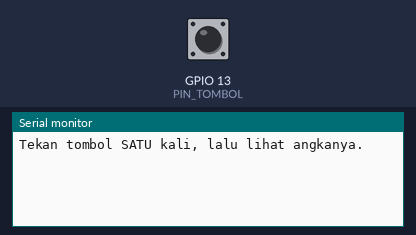
A sketch run on a simulated ESP32. Parts: the last lines printed to the serial monitor. Inputs (shaded band) come from the test bench; at power-on: GPIO 13 (PIN_TOMBOL) HIGH.

Above: at 1.2 s.
1.3 s: GPIO 13 (PIN_TOMBOL) pulled LOW for 0.15 s
At 2.5 s:
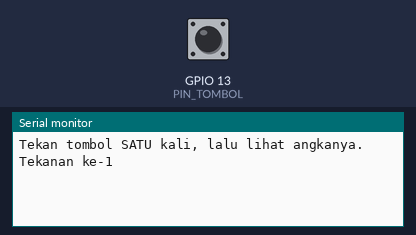
2.9 s: GPIO 13 (PIN_TOMBOL) pulled LOW for 1 s
At 3.8 s:
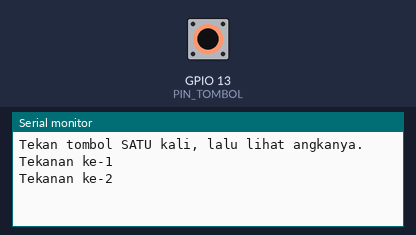
5.4 s: GPIO 13 (PIN_TOMBOL) pulled LOW for 0.15 s
At 6.9 s:
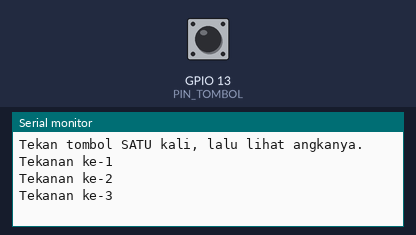

The sketch:

modul05_hitung_tekanan.ino
```cpp
// Modul 5 - Praktik 2.1: menghitung tekanan tombol TANPA debounce
// Tekan tombol di D13 satu kali, lalu lihat Serial Monitor.
// Sering kali satu tekanan terhitung lebih dari satu: itulah "pantulan" (bounce).

const int PIN_TOMBOL = 13;  // tombol manual (peta pin kanonik)

int keadaanLama = HIGH;  // keadaan tombol pada putaran loop() sebelumnya
int jumlahTekan = 0;

void setup() {
  Serial.begin(115200);
  pinMode(PIN_TOMBOL, INPUT_PULLUP);
  Serial.println("Tekan tombol SATU kali, lalu lihat angkanya.");
}

void loop() {
  int keadaan = digitalRead(PIN_TOMBOL);
  if (keadaanLama == HIGH && keadaan == LOW) {  // baru saja berubah: dilepas -> ditekan
    jumlahTekan++;
    Serial.print("Tekanan ke-");
    Serial.println(jumlahTekan);
  }
  keadaanLama = keadaan;  // ingat untuk putaran berikutnya
}
```

Measured:
- after the input at 1.3 s, the serial monitor: prints a new line at once (image 1)
- after the input at 2.9 s, the serial monitor: prints a new line at once (image 2)
- after the input at 5.4 s, the serial monitor: prints a new line at once (image 3)
